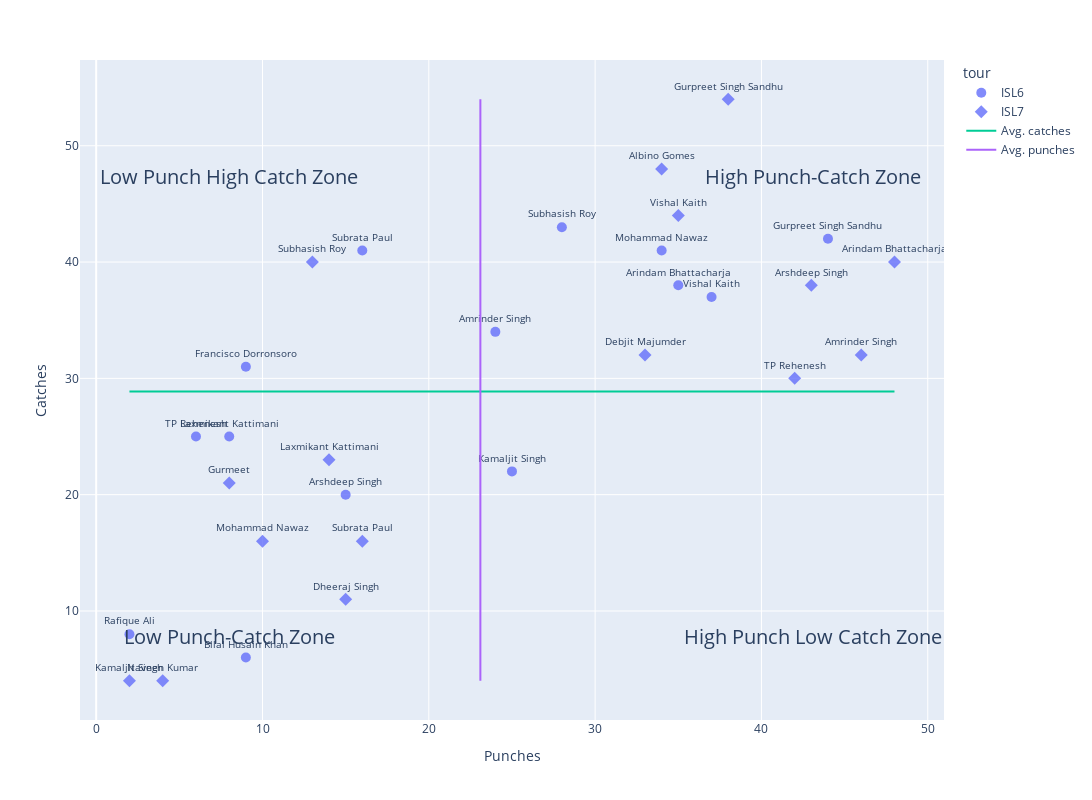

This figure's notebook cell:
### Code cell
# Simple punches vs catches:
fig = px.scatter(y="events.catches", x="events.punches", data_frame=gk_df_mins_df,
                 hover_name="team_short_name", text="short_name", symbol="tour_name",
                 labels={"events.catches": "Catches", "events.punches": "Punches", "tour_name": "tour"},
                 opacity=.8)

fig.add_trace(go.Scatter(x=gk_df_mins_df["events.punches"],
                         y=[gk_df_mins_df["events.catches"].mean()]*len(gk_df_mins_df),
                         name="Avg. catches"))
fig.add_trace(go.Scatter(x=[gk_df_mins_df["events.punches"].mean()]*len(gk_df_mins_df),
                         y=gk_df_mins_df["events.catches"],
                         name="Avg. punches"))
# Right top quadrant:
fig.add_annotation(x=gk_df_mins_df["events.punches"].describe(percentiles=[.9])["90%"],
                   y=gk_df_mins_df["events.catches"].describe(percentiles=[.9])["90%"],
            text="High Punch-Catch Zone",
            showarrow=False, yshift=50, font={"size": 20})

fig.add_annotation(x=gk_df_mins_df["events.punches"].describe(percentiles=[.9])["90%"],
                   y=gk_df_mins_df["events.catches"].describe(percentiles=[.10])["10%"],
            text="High Punch Low Catch Zone",
            showarrow=False, font={"size": 20})
# Left bottom quadrant:
fig.add_annotation(x=gk_df_mins_df["events.punches"].describe(percentiles=[.15])["15%"],
                   y=gk_df_mins_df["events.catches"].describe(percentiles=[.10])["10%"],
            text="Low Punch-Catch Zone",
            showarrow=False, font={"size": 20})
# Left top quadrant:
fig.add_annotation(x=gk_df_mins_df["events.punches"].describe(percentiles=[.15])["15%"],
                   y=gk_df_mins_df["events.catches"].describe(percentiles=[.9])["90%"],
            text="Low Punch High Catch Zone",
            showarrow=False, yshift=50, font={"size": 20})
# Additional plot parameters:
fig.update_traces(textposition='top center', textfont_size=10, marker=dict(size=10))
fig.update_layout(showlegend=True, height=800, width=1500)

### Figure 1 — Plotly figure (JSON) as saved in the notebook; plotly's stock layout.template omitted (floating-point values rounded to 4 significant figures)
{"data": [{"hovertemplate": "<b>%{hovertext}</b><br><br>tour=ISL6<br>Punches=%{x}<br>Catches=%{y}<br>short_name=%{text}<extra></extra>", "hovertext": ["MCFC", "OFC", "HFC", "NEUFC", "KBFC", "ATKFC", "JFC", "BFC", "CFC", "HFC", "JFC", "OFC", "KBFC", "FCG"], "legendgroup": "ISL6", "marker": {"color": "#636efa", "opacity": 0.8, "size": 10, "symbol": "circle"}, "mode": "markers+text", "name": "ISL6", "orientation": "v", "showlegend": true, "text": ["Amrinder Singh", "Francisco Dorronsoro", "Laxmikant Kattimani", "Subhasish Roy", "TP Rehenesh", "Arindam Bhattacharja", "Subrata Paul", "Gurpreet Singh Sandhu", "Vishal Kaith", "Kamaljit Singh", "Rafique Ali", "Arshdeep Singh", "Bilal Husain Khan", "Mohammad Nawaz"], "textfont": {"size": 10}, "textposition": "top center", "type": "scatter", "x": [24, 9, 8, 28, 6, 35, 16, 44, 37, 25, 2, 15, 9, 34], "xaxis": "x", "y": [34, 31, 25, 43, 25, 38, 41, 42, 37, 22, 8, 20, 6, 41], "yaxis": "y"}, {"hovertemplate": "<b>%{hovertext}</b><br><br>tour=ISL7<br>Punches=%{x}<br>Catches=%{y}<br>short_name=%{text}<extra></extra>", "hovertext": ["MCFC", "HFC", "NEUFC", "JFC", "ATKMB", "HFC", "BFC", "KBFC", "SCEB", "CFC", "FCG", "OFC", "ATKMB", "OFC", "FCG", "NEUFC"], "legendgroup": "ISL7", "marker": {"color": "#636efa", "opacity": 0.8, "size": 10, "symbol": "diamond"}, "mode": "markers+text", "name": "ISL7", "orientation": "v", "showlegend": true, "text": ["Amrinder Singh", "Laxmikant Kattimani", "Subhasish Roy", "TP Rehenesh", "Arindam Bhattacharja", "Subrata Paul", "Gurpreet Singh Sandhu", "Albino Gomes", "Debjit Majumder", "Vishal Kaith", "Naveen Kumar", "Kamaljit Singh", "Dheeraj Singh", "Arshdeep Singh", "Mohammad Nawaz", "Gurmeet"], "textfont": {"size": 10}, "textposition": "top center", "type": "scatter", "x": [46, 14, 13, 42, 48, 16, 38, 34, 33, 35, 4, 2, 15, 43, 10, 8], "xaxis": "x", "y": [32, 23, 40, 30, 40, 16, 54, 48, 32, 44, 4, 4, 11, 38, 16, 21], "yaxis": "y"}, {"marker": {"size": 10}, "name": "Avg. catches", "textfont": {"size": 10}, "textposition": "top center", "type": "scatter", "x": [24, 9, 8, 28, 6, 35, 16, 44, 37, 25, 2, 15, 9, 34, 46, 14, 13, 42, 48, 16, 38, 34, 33, 35, 4, 2, 15, 43, 10, 8], "y": [28.87, 28.87, 28.87, 28.87, 28.87, 28.87, 28.87, 28.87, 28.87, 28.87, 28.87, 28.87, 28.87, 28.87, 28.87, 28.87, 28.87, 28.87, 28.87, 28.87, 28.87, 28.87, 28.87, 28.87, 28.87, 28.87, 28.87, 28.87, 28.87, 28.87]}, {"marker": {"size": 10}, "name": "Avg. punches", "textfont": {"size": 10}, "textposition": "top center", "type": "scatter", "x": [23.1, 23.1, 23.1, 23.1, 23.1, 23.1, 23.1, 23.1, 23.1, 23.1, 23.1, 23.1, 23.1, 23.1, 23.1, 23.1, 23.1, 23.1, 23.1, 23.1, 23.1, 23.1, 23.1, 23.1, 23.1, 23.1, 23.1, 23.1, 23.1, 23.1], "y": [34, 31, 25, 43, 25, 38, 41, 42, 37, 22, 8, 20, 6, 41, 32, 23, 40, 30, 40, 16, 54, 48, 32, 44, 4, 4, 11, 38, 16, 21]}], "layout": {"annotations": [{"font": {"size": 20}, "showarrow": false, "text": "High Punch-Catch Zone", "x": 43.1, "y": 43.1, "yshift": 50}, {"font": {"size": 20}, "showarrow": false, "text": "High Punch Low Catch Zone", "x": 43.1, "y": 7.8}, {"font": {"size": 20}, "showarrow": false, "text": "Low Punch-Catch Zone", "x": 8, "y": 7.8}, {"font": {"size": 20}, "showarrow": false, "text": "Low Punch High Catch Zone", "x": 8, "y": 43.1, "yshift": 50}], "height": 800, "legend": {"title": {"text": "tour"}, "tracegroupgap": 0}, "margin": {"t": 60}, "showlegend": true, "width": 1500, "xaxis": {"anchor": "y", "domain": [0, 1], "title": {"text": "Punches"}}, "yaxis": {"anchor": "x", "domain": [0, 1], "title": {"text": "Catches"}}}}
